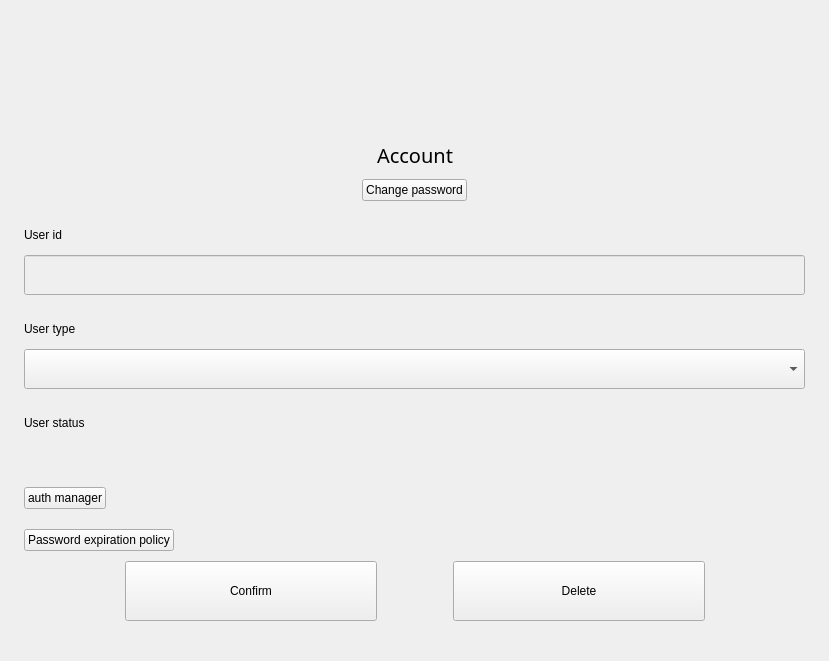
<?xml version="1.0" encoding="UTF-8"?>
<ui version="4.0">
 <class>UserInfoPage</class>
 <widget class="QWidget" name="UserInfoPage">
  <property name="geometry">
   <rect>
    <x>0</x>
    <y>0</y>
    <width>829</width>
    <height>661</height>
   </rect>
  </property>
  <property name="windowTitle">
   <string>Form</string>
  </property>
  <layout class="QVBoxLayout" name="verticalLayout">
   <property name="spacing">
    <number>0</number>
   </property>
   <property name="leftMargin">
    <number>24</number>
   </property>
   <property name="topMargin">
    <number>0</number>
   </property>
   <property name="rightMargin">
    <number>24</number>
   </property>
   <property name="bottomMargin">
    <number>0</number>
   </property>
   <item>
    <widget class="QStackedWidget" name="stackedWidget">
     <property name="sizePolicy">
      <sizepolicy hsizetype="Preferred" vsizetype="Preferred">
       <horstretch>0</horstretch>
       <verstretch>0</verstretch>
      </sizepolicy>
     </property>
     <property name="minimumSize">
      <size>
       <width>0</width>
       <height>200</height>
      </size>
     </property>
     <property name="currentIndex">
      <number>0</number>
     </property>
     <widget class="QWidget" name="page_userInfo">
      <layout class="QVBoxLayout" name="verticalLayout_2">
       <property name="spacing">
        <number>0</number>
       </property>
       <property name="leftMargin">
        <number>0</number>
       </property>
       <property name="topMargin">
        <number>0</number>
       </property>
       <property name="rightMargin">
        <number>0</number>
       </property>
       <property name="bottomMargin">
        <number>0</number>
       </property>
       <item>
        <layout class="QHBoxLayout" name="userInfo_row_1">
         <property name="spacing">
          <number>0</number>
         </property>
         <property name="topMargin">
          <number>50</number>
         </property>
         <property name="bottomMargin">
          <number>0</number>
         </property>
         <item>
          <spacer name="horizontalSpacer">
           <property name="orientation">
            <enum>Qt::Horizontal</enum>
           </property>
           <property name="sizeHint" stdset="0">
            <size>
             <width>40</width>
             <height>20</height>
            </size>
           </property>
          </spacer>
         </item>
         <item>
          <widget class="UserAvatarWidget" name="avatar" native="true">
           <property name="sizePolicy">
            <sizepolicy hsizetype="Fixed" vsizetype="Fixed">
             <horstretch>0</horstretch>
             <verstretch>0</verstretch>
            </sizepolicy>
           </property>
           <property name="minimumSize">
            <size>
             <width>150</width>
             <height>150</height>
            </size>
           </property>
           <property name="maximumSize">
            <size>
             <width>150</width>
             <height>150</height>
            </size>
           </property>
          </widget>
         </item>
         <item>
          <spacer name="horizontalSpacer_2">
           <property name="orientation">
            <enum>Qt::Horizontal</enum>
           </property>
           <property name="sizeHint" stdset="0">
            <size>
             <width>40</width>
             <height>20</height>
            </size>
           </property>
          </spacer>
         </item>
        </layout>
       </item>
       <item>
        <layout class="QHBoxLayout" name="userInfo_row_2">
         <property name="spacing">
          <number>0</number>
         </property>
         <property name="topMargin">
          <number>24</number>
         </property>
         <item>
          <spacer name="horizontalSpacer_3">
           <property name="orientation">
            <enum>Qt::Horizontal</enum>
           </property>
           <property name="sizeHint" stdset="0">
            <size>
             <width>40</width>
             <height>20</height>
            </size>
           </property>
          </spacer>
         </item>
         <item>
          <widget class="QLabel" name="label_name">
           <property name="font">
            <font>
             <family>Noto Sans CJK TC Light</family>
             <pointsize>15</pointsize>
            </font>
           </property>
           <property name="text">
            <string>Account</string>
           </property>
           <property name="alignment">
            <set>Qt::AlignCenter</set>
           </property>
          </widget>
         </item>
         <item>
          <spacer name="horizontalSpacer_4">
           <property name="orientation">
            <enum>Qt::Horizontal</enum>
           </property>
           <property name="sizeHint" stdset="0">
            <size>
             <width>40</width>
             <height>20</height>
            </size>
           </property>
          </spacer>
         </item>
        </layout>
       </item>
       <item>
        <layout class="QHBoxLayout" name="userInfo_row_3">
         <property name="spacing">
          <number>0</number>
         </property>
         <property name="topMargin">
          <number>10</number>
         </property>
         <item>
          <spacer name="horizontalSpacer_5">
           <property name="orientation">
            <enum>Qt::Horizontal</enum>
           </property>
           <property name="sizeHint" stdset="0">
            <size>
             <width>40</width>
             <height>20</height>
            </size>
           </property>
          </spacer>
         </item>
         <item>
          <widget class="QPushButton" name="btn_changePasswd">
           <property name="text">
            <string>Change password</string>
           </property>
          </widget>
         </item>
         <item>
          <spacer name="horizontalSpacer_6">
           <property name="orientation">
            <enum>Qt::Horizontal</enum>
           </property>
           <property name="sizeHint" stdset="0">
            <size>
             <width>40</width>
             <height>20</height>
            </size>
           </property>
          </spacer>
         </item>
        </layout>
       </item>
       <item>
        <layout class="QHBoxLayout" name="userInfo_row_4">
         <property name="spacing">
          <number>0</number>
         </property>
         <property name="topMargin">
          <number>24</number>
         </property>
         <item>
          <widget class="QLabel" name="label_userID">
           <property name="text">
            <string>User id</string>
           </property>
          </widget>
         </item>
         <item>
          <spacer name="horizontalSpacer_7">
           <property name="orientation">
            <enum>Qt::Horizontal</enum>
           </property>
           <property name="sizeHint" stdset="0">
            <size>
             <width>40</width>
             <height>20</height>
            </size>
           </property>
          </spacer>
         </item>
        </layout>
       </item>
       <item>
        <layout class="QHBoxLayout" name="userInfo_row_5">
         <property name="spacing">
          <number>0</number>
         </property>
         <property name="topMargin">
          <number>10</number>
         </property>
         <item>
          <widget class="QLineEdit" name="edit_userID">
           <property name="enabled">
            <bool>false</bool>
           </property>
           <property name="minimumSize">
            <size>
             <width>0</width>
             <height>40</height>
            </size>
           </property>
           <property name="maximumSize">
            <size>
             <width>16777215</width>
             <height>40</height>
            </size>
           </property>
          </widget>
         </item>
        </layout>
       </item>
       <item>
        <layout class="QHBoxLayout" name="userInfo_row_6">
         <property name="spacing">
          <number>0</number>
         </property>
         <property name="topMargin">
          <number>24</number>
         </property>
         <item>
          <widget class="QLabel" name="label_userType">
           <property name="text">
            <string>User type</string>
           </property>
          </widget>
         </item>
         <item>
          <spacer name="horizontalSpacer_8">
           <property name="orientation">
            <enum>Qt::Horizontal</enum>
           </property>
           <property name="sizeHint" stdset="0">
            <size>
             <width>40</width>
             <height>20</height>
            </size>
           </property>
          </spacer>
         </item>
        </layout>
       </item>
       <item>
        <layout class="QHBoxLayout" name="userInfo_row_7">
         <property name="spacing">
          <number>0</number>
         </property>
         <property name="topMargin">
          <number>10</number>
         </property>
         <item>
          <widget class="QComboBox" name="combo_userType">
           <property name="sizePolicy">
            <sizepolicy hsizetype="Expanding" vsizetype="Fixed">
             <horstretch>0</horstretch>
             <verstretch>0</verstretch>
            </sizepolicy>
           </property>
           <property name="minimumSize">
            <size>
             <width>0</width>
             <height>40</height>
            </size>
           </property>
           <property name="maximumSize">
            <size>
             <width>16777215</width>
             <height>40</height>
            </size>
           </property>
          </widget>
         </item>
        </layout>
       </item>
       <item>
        <layout class="QHBoxLayout" name="userInfo_row_8">
         <property name="spacing">
          <number>0</number>
         </property>
         <property name="topMargin">
          <number>24</number>
         </property>
         <item>
          <widget class="QLabel" name="label_userStatus">
           <property name="text">
            <string>User status</string>
           </property>
          </widget>
         </item>
         <item>
          <spacer name="horizontalSpacer_10">
           <property name="orientation">
            <enum>Qt::Horizontal</enum>
           </property>
           <property name="sizeHint" stdset="0">
            <size>
             <width>40</width>
             <height>20</height>
            </size>
           </property>
          </spacer>
         </item>
        </layout>
       </item>
       <item>
        <layout class="QHBoxLayout" name="layout_userStatusSwitch">
         <property name="spacing">
          <number>0</number>
         </property>
         <property name="topMargin">
          <number>10</number>
         </property>
         <item>
          <spacer name="horizontalSpacer_9">
           <property name="orientation">
            <enum>Qt::Horizontal</enum>
           </property>
           <property name="sizeHint" stdset="0">
            <size>
             <width>40</width>
             <height>20</height>
            </size>
           </property>
          </spacer>
         </item>
        </layout>
       </item>
       <item>
        <layout class="QHBoxLayout" name="horizontalLayout_2">
         <property name="spacing">
          <number>0</number>
         </property>
         <property name="topMargin">
          <number>24</number>
         </property>
         <property name="bottomMargin">
          <number>10</number>
         </property>
         <item>
          <widget class="QPushButton" name="btn_authManager">
           <property name="sizePolicy">
            <sizepolicy hsizetype="Minimum" vsizetype="Fixed">
             <horstretch>0</horstretch>
             <verstretch>0</verstretch>
            </sizepolicy>
           </property>
           <property name="text">
            <string>auth manager</string>
           </property>
          </widget>
         </item>
         <item>
          <spacer name="horizontalSpacer_17">
           <property name="orientation">
            <enum>Qt::Horizontal</enum>
           </property>
           <property name="sizeHint" stdset="0">
            <size>
             <width>40</width>
             <height>20</height>
            </size>
           </property>
          </spacer>
         </item>
        </layout>
       </item>
       <item>
        <spacer name="verticalSpacer_3">
         <property name="orientation">
          <enum>Qt::Vertical</enum>
         </property>
         <property name="sizeHint" stdset="0">
          <size>
           <width>20</width>
           <height>40</height>
          </size>
         </property>
        </spacer>
       </item>
       <item>
        <layout class="QHBoxLayout" name="horizontalLayout">
         <property name="spacing">
          <number>0</number>
         </property>
         <property name="topMargin">
          <number>10</number>
         </property>
         <property name="bottomMargin">
          <number>10</number>
         </property>
         <item>
          <widget class="QPushButton" name="btn_passwdExpirationPolicy">
           <property name="text">
            <string>Password expiration policy</string>
           </property>
          </widget>
         </item>
         <item>
          <spacer name="horizontalSpacer_18">
           <property name="orientation">
            <enum>Qt::Horizontal</enum>
           </property>
           <property name="sizeHint" stdset="0">
            <size>
             <width>40</width>
             <height>20</height>
            </size>
           </property>
          </spacer>
         </item>
        </layout>
       </item>
       <item>
        <layout class="QHBoxLayout" name="userInfo_row_10">
         <property name="spacing">
          <number>0</number>
         </property>
         <property name="bottomMargin">
          <number>40</number>
         </property>
         <item>
          <spacer name="horizontalSpacer_12">
           <property name="orientation">
            <enum>Qt::Horizontal</enum>
           </property>
           <property name="sizeHint" stdset="0">
            <size>
             <width>40</width>
             <height>20</height>
            </size>
           </property>
          </spacer>
         </item>
         <item>
          <widget class="AnimationPushButton" name="btn_saveProperty">
           <property name="sizePolicy">
            <sizepolicy hsizetype="Fixed" vsizetype="Fixed">
             <horstretch>0</horstretch>
             <verstretch>0</verstretch>
            </sizepolicy>
           </property>
           <property name="minimumSize">
            <size>
             <width>252</width>
             <height>60</height>
            </size>
           </property>
           <property name="maximumSize">
            <size>
             <width>252</width>
             <height>60</height>
            </size>
           </property>
           <property name="text">
            <string>Confirm</string>
           </property>
          </widget>
         </item>
         <item>
          <spacer name="horizontalSpacer_11">
           <property name="orientation">
            <enum>Qt::Horizontal</enum>
           </property>
           <property name="sizeType">
            <enum>QSizePolicy::Fixed</enum>
           </property>
           <property name="sizeHint" stdset="0">
            <size>
             <width>76</width>
             <height>20</height>
            </size>
           </property>
          </spacer>
         </item>
         <item>
          <widget class="AnimationPushButton" name="btn_deleteUser">
           <property name="sizePolicy">
            <sizepolicy hsizetype="Fixed" vsizetype="Fixed">
             <horstretch>0</horstretch>
             <verstretch>0</verstretch>
            </sizepolicy>
           </property>
           <property name="minimumSize">
            <size>
             <width>252</width>
             <height>60</height>
            </size>
           </property>
           <property name="maximumSize">
            <size>
             <width>252</width>
             <height>60</height>
            </size>
           </property>
           <property name="text">
            <string>Delete</string>
           </property>
          </widget>
         </item>
         <item>
          <spacer name="horizontalSpacer_13">
           <property name="orientation">
            <enum>Qt::Horizontal</enum>
           </property>
           <property name="sizeHint" stdset="0">
            <size>
             <width>40</width>
             <height>20</height>
            </size>
           </property>
          </spacer>
         </item>
        </layout>
       </item>
      </layout>
     </widget>
     <widget class="QWidget" name="page_changePasswd">
      <layout class="QVBoxLayout" name="verticalLayout_3">
       <property name="spacing">
        <number>0</number>
       </property>
       <property name="leftMargin">
        <number>0</number>
       </property>
       <property name="topMargin">
        <number>0</number>
       </property>
       <property name="rightMargin">
        <number>0</number>
       </property>
       <property name="bottomMargin">
        <number>0</number>
       </property>
       <item>
        <widget class="QWidget" name="passwd_row_1" native="true">
         <layout class="QHBoxLayout" name="layout_passwd_row_1">
          <property name="spacing">
           <number>0</number>
          </property>
          <property name="leftMargin">
           <number>0</number>
          </property>
          <property name="topMargin">
           <number>24</number>
          </property>
          <property name="rightMargin">
           <number>0</number>
          </property>
          <property name="bottomMargin">
           <number>0</number>
          </property>
          <item>
           <widget class="QLabel" name="label_curPasswd">
            <property name="text">
             <string>Current password</string>
            </property>
           </widget>
          </item>
         </layout>
        </widget>
       </item>
       <item>
        <widget class="QWidget" name="passwd_row_2" native="true">
         <layout class="QHBoxLayout" name="layout_passwd_row_2">
          <property name="spacing">
           <number>0</number>
          </property>
          <property name="leftMargin">
           <number>0</number>
          </property>
          <property name="topMargin">
           <number>10</number>
          </property>
          <property name="rightMargin">
           <number>0</number>
          </property>
          <property name="bottomMargin">
           <number>0</number>
          </property>
          <item>
           <widget class="LineEditWithCheckIcon" name="editcheck_curpasswd" native="true">
            <property name="sizePolicy">
             <sizepolicy hsizetype="Preferred" vsizetype="Fixed">
              <horstretch>0</horstretch>
              <verstretch>0</verstretch>
             </sizepolicy>
            </property>
            <property name="minimumSize">
             <size>
              <width>0</width>
              <height>40</height>
             </size>
            </property>
            <property name="maximumSize">
             <size>
              <width>16777215</width>
              <height>40</height>
             </size>
            </property>
           </widget>
          </item>
         </layout>
        </widget>
       </item>
       <item>
        <layout class="QHBoxLayout" name="passwd_row_3">
         <property name="spacing">
          <number>0</number>
         </property>
         <property name="topMargin">
          <number>24</number>
         </property>
         <item>
          <widget class="QLabel" name="label_newPassswd">
           <property name="text">
            <string>New password</string>
           </property>
          </widget>
         </item>
        </layout>
       </item>
       <item>
        <layout class="QHBoxLayout" name="passwd_row_4">
         <property name="spacing">
          <number>0</number>
         </property>
         <property name="topMargin">
          <number>10</number>
         </property>
         <item>
          <widget class="LineEditWithCheckIcon" name="editcheck_newPasswd" native="true">
           <property name="sizePolicy">
            <sizepolicy hsizetype="Preferred" vsizetype="Fixed">
             <horstretch>0</horstretch>
             <verstretch>0</verstretch>
            </sizepolicy>
           </property>
           <property name="minimumSize">
            <size>
             <width>0</width>
             <height>40</height>
            </size>
           </property>
           <property name="maximumSize">
            <size>
             <width>16777215</width>
             <height>40</height>
            </size>
           </property>
          </widget>
         </item>
        </layout>
       </item>
       <item>
        <layout class="QHBoxLayout" name="passwd_row_5">
         <property name="spacing">
          <number>0</number>
         </property>
         <property name="topMargin">
          <number>24</number>
         </property>
         <item>
          <widget class="QLabel" name="label_confirmPasswd">
           <property name="text">
            <string>Enter the new password again</string>
           </property>
          </widget>
         </item>
        </layout>
       </item>
       <item>
        <layout class="QHBoxLayout" name="passwd_row_6">
         <property name="spacing">
          <number>0</number>
         </property>
         <property name="topMargin">
          <number>10</number>
         </property>
         <item>
          <widget class="LineEditWithCheckIcon" name="editcheck_confirmPasswd" native="true">
           <property name="sizePolicy">
            <sizepolicy hsizetype="Preferred" vsizetype="Fixed">
             <horstretch>0</horstretch>
             <verstretch>0</verstretch>
            </sizepolicy>
           </property>
           <property name="minimumSize">
            <size>
             <width>0</width>
             <height>40</height>
            </size>
           </property>
           <property name="maximumSize">
            <size>
             <width>16777215</width>
             <height>40</height>
            </size>
           </property>
          </widget>
         </item>
        </layout>
       </item>
       <item>
        <spacer name="verticalSpacer_2">
         <property name="orientation">
          <enum>Qt::Vertical</enum>
         </property>
         <property name="sizeHint" stdset="0">
          <size>
           <width>20</width>
           <height>40</height>
          </size>
         </property>
        </spacer>
       </item>
       <item>
        <layout class="QHBoxLayout" name="passwd_row_7">
         <property name="spacing">
          <number>0</number>
         </property>
         <property name="bottomMargin">
          <number>40</number>
         </property>
         <item>
          <spacer name="horizontalSpacer_15">
           <property name="orientation">
            <enum>Qt::Horizontal</enum>
           </property>
           <property name="sizeHint" stdset="0">
            <size>
             <width>40</width>
             <height>20</height>
            </size>
           </property>
          </spacer>
         </item>
         <item>
          <widget class="AnimationPushButton" name="btn_savePasswd">
           <property name="sizePolicy">
            <sizepolicy hsizetype="Fixed" vsizetype="Fixed">
             <horstretch>0</horstretch>
             <verstretch>0</verstretch>
            </sizepolicy>
           </property>
           <property name="minimumSize">
            <size>
             <width>252</width>
             <height>60</height>
            </size>
           </property>
           <property name="maximumSize">
            <size>
             <width>252</width>
             <height>60</height>
            </size>
           </property>
           <property name="text">
            <string>Save</string>
           </property>
          </widget>
         </item>
         <item>
          <spacer name="horizontalSpacer_14">
           <property name="orientation">
            <enum>Qt::Horizontal</enum>
           </property>
           <property name="sizeType">
            <enum>QSizePolicy::Fixed</enum>
           </property>
           <property name="sizeHint" stdset="0">
            <size>
             <width>76</width>
             <height>20</height>
            </size>
           </property>
          </spacer>
         </item>
         <item>
          <widget class="QPushButton" name="btn_cancel">
           <property name="sizePolicy">
            <sizepolicy hsizetype="Fixed" vsizetype="Fixed">
             <horstretch>0</horstretch>
             <verstretch>0</verstretch>
            </sizepolicy>
           </property>
           <property name="minimumSize">
            <size>
             <width>252</width>
             <height>60</height>
            </size>
           </property>
           <property name="maximumSize">
            <size>
             <width>252</width>
             <height>60</height>
            </size>
           </property>
           <property name="text">
            <string>Cancel</string>
           </property>
          </widget>
         </item>
         <item>
          <spacer name="horizontalSpacer_16">
           <property name="orientation">
            <enum>Qt::Horizontal</enum>
           </property>
           <property name="sizeHint" stdset="0">
            <size>
             <width>40</width>
             <height>20</height>
            </size>
           </property>
          </spacer>
         </item>
        </layout>
       </item>
      </layout>
     </widget>
    </widget>
   </item>
  </layout>
 </widget>
 <customwidgets>
  <customwidget>
   <class>UserAvatarWidget</class>
   <extends>QWidget</extends>
   <header location="global">user-avatar-widget.h</header>
   <container>1</container>
  </customwidget>
  <customwidget>
   <class>LineEditWithCheckIcon</class>
   <extends>QWidget</extends>
   <header location="global">lineedit-with-checkicon.h</header>
   <container>1</container>
  </customwidget>
  <customwidget>
   <class>AnimationPushButton</class>
   <extends>QPushButton</extends>
   <header location="global">animation-push-button.h</header>
  </customwidget>
 </customwidgets>
 <resources/>
 <connections/>
</ui>
